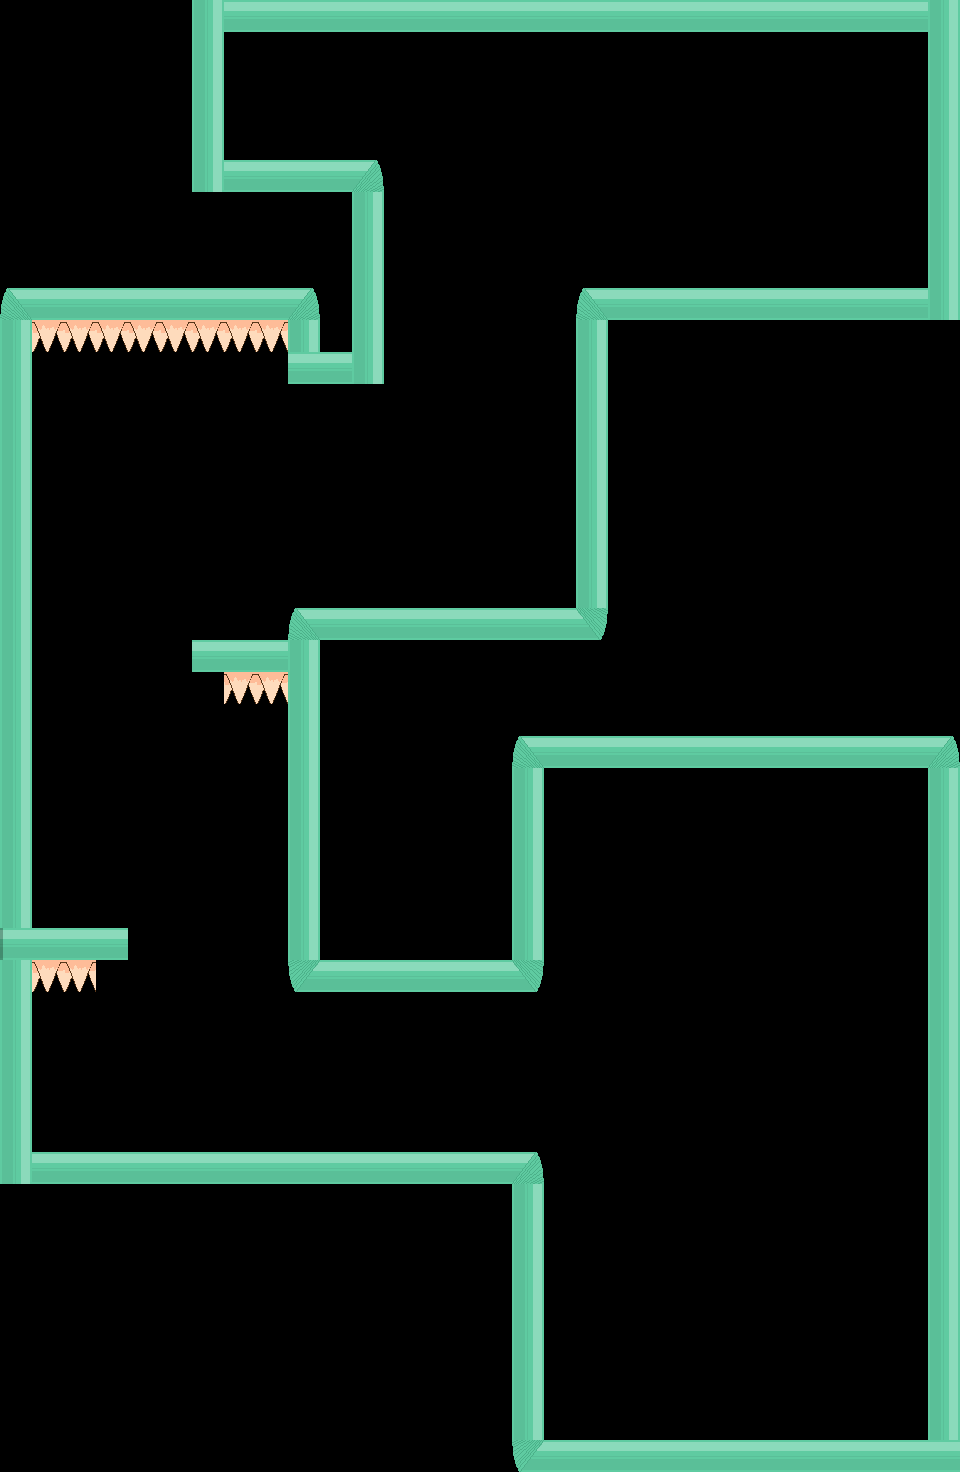

This game map was drawn from its Tiled (.tmx) file and the tilesets committed beside it. A one-line description and the trimmed map source follow:
An orthogonal 30x46 tile map with 32x32 px tiles, 2 tile layers (Spikes, Bricks), 3 tilesets and 37 objects (4x barrier, Goal, PlayerStart, group, circleHuge, ...).

<map version="1.0" orientation="orthogonal" width="30" height="46" tilewidth="32" tileheight="32">
 <tileset firstgid="1" name="grayBrickTilesetWithSpikes" tilewidth="32" tileheight="32">
  <image source="grayBrickTilesetWithSpikes.png" width="96" height="96" />
 </tileset>
 <tileset firstgid="10" name="arrowsTileset" tilewidth="32" tileheight="32">
  <image source="arrowsTileset.png" width="128" height="160" />
 </tileset>
 <tileset firstgid="30" name="PipeTiles" tilewidth="32" tileheight="32">
  <image source="PipeTiles.png" width="160" height="96" />
 </tileset>
 <layer name="Spikes" width="30" height="46">
  <data>[1380 cells, 12 non-empty, 1 distinct tile ids]</data>
 </layer>
 <layer name="Bricks" width="30" height="46">
  <data>[1380 cells, 222 non-empty, 7 distinct tile ids]</data>
 </layer>
 <objectgroup name="Collisions" width="30" height="46">
  <object x="192" y="0" width="736" height="32" />
  <object x="928" y="0" width="32" height="320" />
  <object x="608" y="288" width="320" height="32" />
  <object x="512" y="1184" width="32" height="256" />
  <object x="512" y="1440" width="448" height="32" />
  <object x="0" y="320" width="32" height="864" />
  <object x="320" y="960" width="192" height="32" />
  <object x="320" y="608" width="288" height="32" />
  <object x="512" y="736" width="32" height="256" />
  <object x="192" y="32" width="32" height="160" />
  <object x="288" y="608" width="32" height="384" />
  <object x="288" y="352" width="96" height="32" />
  <object x="224" y="160" width="128" height="32" />
  <object x="352" y="160" width="32" height="192" />
  <object x="32" y="1152" width="512" height="32" />
  <object x="576" y="288" width="32" height="320" />
  <object x="544" y="736" width="384" height="32" />
  <object x="192" y="640" width="96" height="32" />
  <object x="928" y="736" width="32" height="704" />
  <object x="32" y="928" width="96" height="32" />
  <object x="0" y="288" width="288" height="32" />
  <object x="288" y="288" width="32" height="64" />
 </objectgroup>
 <objectgroup name="Game Objects" width="30" height="46">
  <object name="Goal" x="288" y="96" />
  <object name="PlayerStart" x="864" y="128" />
 </objectgroup>
 <objectgroup name="Spike Collisions" width="30" height="46">
  <object x="224" y="672" width="64" height="32" />
  <object x="32" y="320" width="256" height="32" />
  <object x="32" y="960" width="64" height="32" />
 </objectgroup>
 <objectgroup name="staticEnemies" width="30" height="46">
  <object type="barrier" x="800" y="832" />
  <object type="barrier" x="640" y="928" />
  <object type="barrier" x="864" y="1376" />
  <object type="barrier" x="640" y="1184" />
 </objectgroup>
 <objectgroup name="Collectibles" width="30" height="46">
  <object x="608" y="800" />
  <object x="608" y="1376" />
 </objectgroup>
 <objectgroup name="Barriers" width="30" height="46">
  <object name="steelBarrierSmall" type="group" x="352" y="160" />
 </objectgroup>
 <objectgroup name="staticPlatforms" width="30" height="46">
  <object name="circleHuge" x="784" y="1088" />
  <object name="circleMed" x="736" y="1312" />
 </objectgroup>
 <objectgroup name="polyLinePlatforms" width="30" height="46">
  <object name="platformMedium" x="480" y="192">
   <properties>
    <property name="time" value="1.7" />
   </properties>
   <polyline points="0,0 0,352" />
  </object>
 </objectgroup>
</map>
